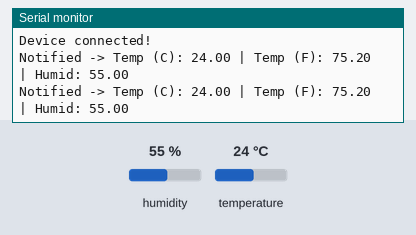
Recording of a sketch running on a simulated ESP32-S3. On the bench: the last lines printed to the serial monitor. The test bench sets the inputs (shaded band); at power-on: humidity 55 %, temperature 24 °C. Nothing arrives over Bluetooth unless stated; a phone connects over Bluetooth LE 3 s after start.

Above: at 6.8 s.
6.9 s: humidity set to 22 %
At 9.6 s:
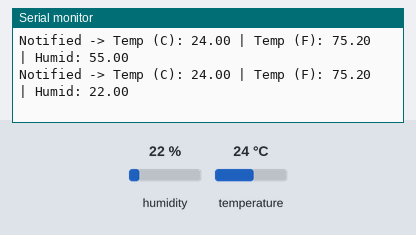
11.4 s: temperature set to 12 °C
At 12.8 s:
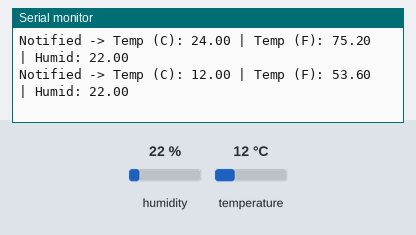
15.9 s: humidity set to 40 %
At 19.1 s:
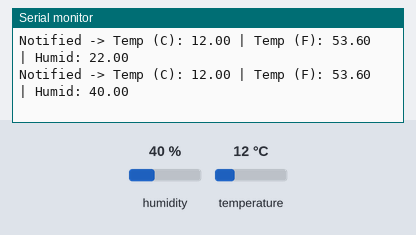
Timing chart, 0 to 20.6 s (numbered marks = the images above; inputs shaded):
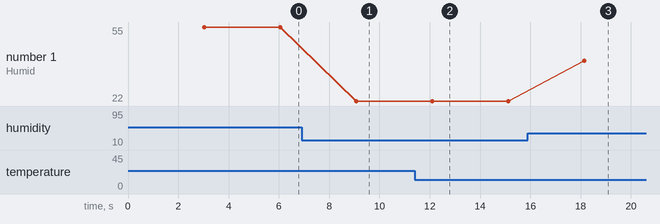

Measured:
- after the input at 6.9 s, the serial monitor: prints a new line after 2.2 s (image 1)
- after the input at 11.4 s, the serial monitor: prints a new line after 0.70 s (image 2)
- after the input at 15.9 s, the serial monitor: prints a new line after 2.2 s (image 3)
- plotted number 1: 55 → 22 after the input at 6.9 s, 22 → 40 after the input at 15.9 s

The sketch:

temp_humid_server_Bluetooth.ino
```cpp
#include <BLEDevice.h>
#include <BLEServer.h>
#include <BLEUtils.h>
#include <BLE2902.h> // Needed for notifications
#include "DHT.h"

// --- Sensor Setup ---
#define DHTPIN 4
#define DHTTYPE DHT11
DHT dht(DHTPIN, DHTTYPE);

// --- BLE Global Variables ---
BLEServer* pServer          = NULL;
BLECharacteristic* pTempChar  = NULL;
BLECharacteristic* pTempFChar = NULL; // New Characteristic for Fahrenheit
BLECharacteristic* pHumidChar = NULL;
bool deviceConnected        = false;
bool oldDeviceConnected     = false;

// --- Custom UUIDs ---
#define SERVICE_UUID        "19b10000-e8f2-537e-4f6c-d104768a1214"
#define TEMP_CHAR_UUID      "19b10001-e8f2-537e-4f6c-d104768a1214"
#define HUMID_CHAR_UUID     "19b10002-e8f2-537e-4f6c-d104768a1214"
#define TEMPF_CHAR_UUID     "19b10003-e8f2-537e-4f6c-d104768a1214" // New UUID for Fahrenheit

// --- Connection Callbacks ---
class MyServerCallbacks: public BLEServerCallbacks {
    void onConnect(BLEServer* pServer) {
      deviceConnected = true;
      Serial.println("Device connected!");
    };
    void onDisconnect(BLEServer* pServer) {
      deviceConnected = false;
      Serial.println("Device disconnected.");
    }
};

void setup() {
  Serial.begin(115200);
  dht.begin();

  // 1. Create the BLE Device
  BLEDevice::init("ESP32-S3-Room-BLE"); // Fixed name to match your HTML

  // 2. Create the BLE Server
  pServer = BLEDevice::createServer();
  pServer->setCallbacks(new MyServerCallbacks());

  // 3. Create the BLE Service
  BLEService *pService = pServer->createService(SERVICE_UUID);

  // 4. Create the Celsius Temperature Characteristic
  pTempChar = pService->createCharacteristic(
                TEMP_CHAR_UUID,
                BLECharacteristic::PROPERTY_READ | BLECharacteristic::PROPERTY_NOTIFY
              );
  pTempChar->addDescriptor(new BLE2902());

  // 5. Create the Fahrenheit Temperature Characteristic
  pTempFChar = pService->createCharacteristic(
                TEMPF_CHAR_UUID,
                BLECharacteristic::PROPERTY_READ | BLECharacteristic::PROPERTY_NOTIFY
              );
  pTempFChar->addDescriptor(new BLE2902());

  // 6. Create the Humidity Characteristic
  pHumidChar = pService->createCharacteristic(
                HUMID_CHAR_UUID,
                BLECharacteristic::PROPERTY_READ | BLECharacteristic::PROPERTY_NOTIFY
              );
  pHumidChar->addDescriptor(new BLE2902());

  // 7. Start the service and start broadcasting
  pService->start();
  BLEAdvertising *pAdvertising = BLEDevice::getAdvertising();
  pAdvertising->addServiceUUID(SERVICE_UUID);
  pAdvertising->setScanResponse(true);
  BLEDevice::startAdvertising();

  Serial.println("Waiting for a client connection to notify...");
}

void loop() {
  // If a computer is connected, read the sensor and send the data
  if (deviceConnected) {
    float t = dht.readTemperature();
    float f = dht.readTemperature(true); // Read Fahrenheit
    float h = dht.readHumidity();

    if (!isnan(t) && !isnan(f) && !isnan(h)) {
      // Convert the numbers to standard strings
      String tempString  = String(t, 2);
      String tempFString = String(f, 2);
      String humidString = String(h, 2);

      // Symmetrically push the notifications to the client
      pTempChar->setValue(tempString.c_str());
      pTempChar->notify();

      pTempFChar->setValue(tempFString.c_str());
      pTempFChar->notify();

      pHumidChar->setValue(humidString.c_str());
      pHumidChar->notify();

      Serial.print("Notified -> Temp (C): "); Serial.print(tempString);
      Serial.print(" | Temp (F): "); Serial.print(tempFString);
      Serial.print(" | Humid: "); Serial.println(humidString);
    }
    delay(3000);
  }

  // Auto-restart advertising if the computer disconnects
  if (!deviceConnected && oldDeviceConnected) {
      delay(500);
      pServer->startAdvertising();
      Serial.println("Restarting advertising...");
      oldDeviceConnected = deviceConnected;
  }

  // Track new connections
  if (deviceConnected && !oldDeviceConnected) {
      oldDeviceConnected = deviceConnected;
  }
}
```
